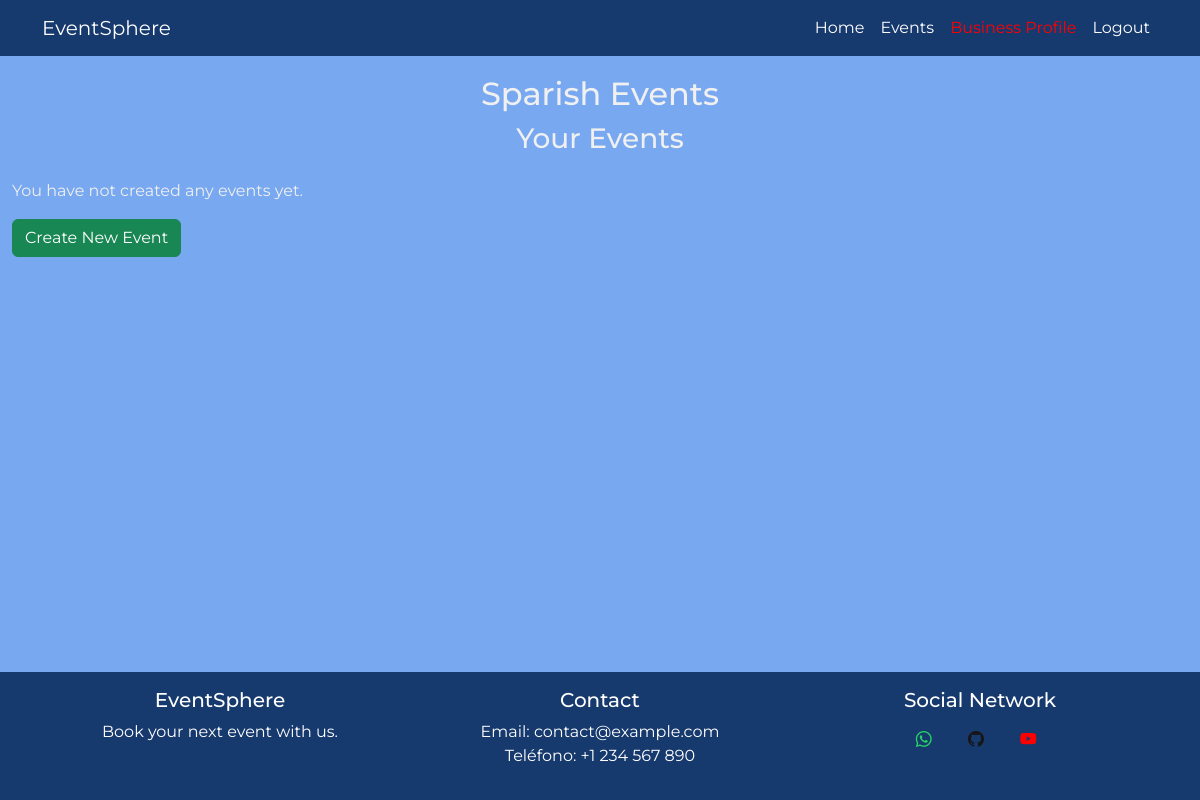
The page /business_profile (signed in) on the database as committed earlier.
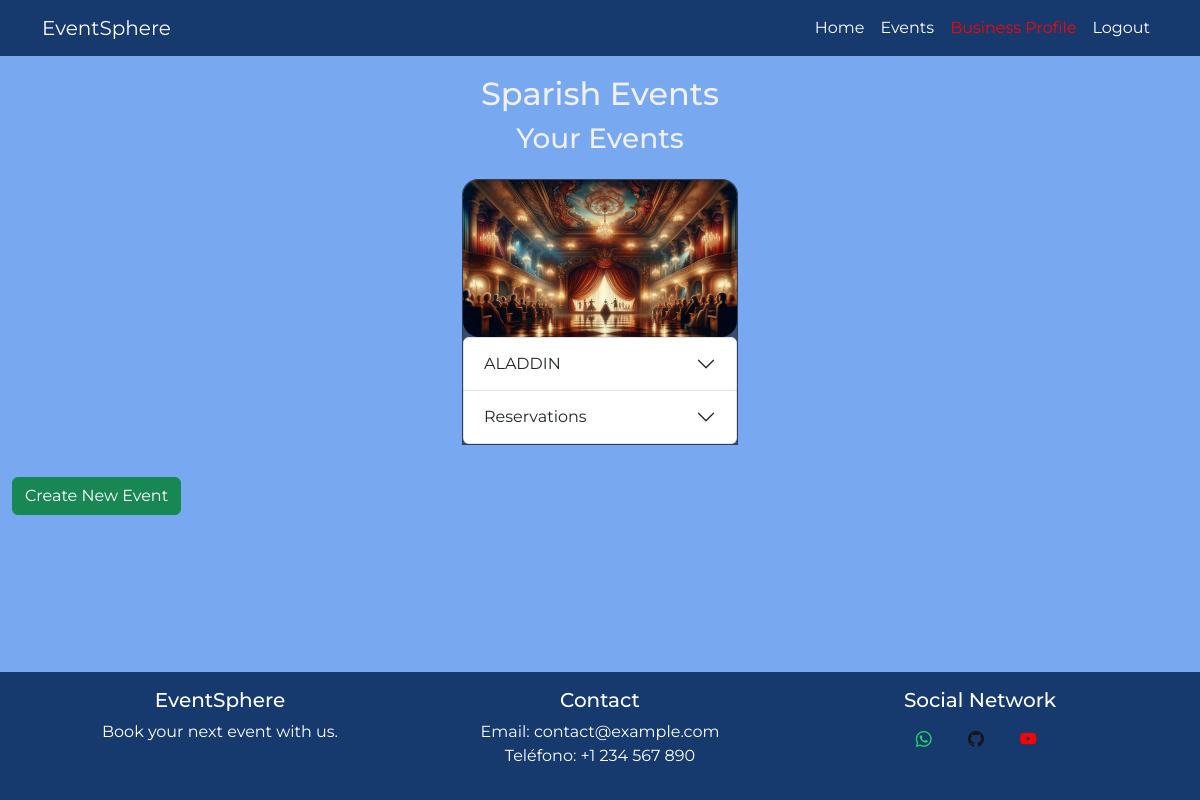
The same page on the database as committed later.
### models.py (models this page shows)
class Event(db.Model):
    id = db.Column(db.Integer, primary_key=True)
    title = db.Column(db.String(100), nullable=False)
    description = db.Column(db.String(100), nullable=False)
    event_date = db.Column(db.Date, nullable=False)  # Fecha del evento
    start_time = db.Column(db.Time, nullable=False)  # Hora de inicio del evento
    duration = db.Column(db.Integer, nullable=False)  # Duración del evento en minutos
    capacity = db.Column(db.Integer, nullable=False)  # Aforo total del evento
    organizer_id = db.Column(db.Integer, db.ForeignKey('user.id'), nullable=False)
    organizer = db.relationship('User', backref='organized_events')
    event_type = db.Column(db.String(50))
    location = db.Column(db.String(120))
    reservations = db.relationship('Reservation', backref='event', lazy='dynamic')
    @property
    def event_image(self):
        event_images = {
            'Concert': 'concert.webp',
            'Sport': 'sport.webp',
            'Theatre': 'theatre.webp',
            'Cinema': 'cinema.webp',
            'Exhibition': 'exhibition.webp',
            'Festival': 'festival.webp',
            'Workshop': 'workshop.webp',
            'Other': 'other.webp'
        }
        return event_images.get(self.event_type, 'default.jpg')

### app.py (the view)
@app.route('/business_profile')
@login_required
@business_required
def business_profile():
    user_id = session['user_id']
    events = Event.query.filter_by(organizer_id=user_id).all()
    user = User.query.get(user_id)
    business_name = user.company_name
    for event in events:
        total_reserved_seats = sum(reservation.seats for reservation in event.reservations)
        event.available_seats = event.capacity - total_reserved_seats
        event.sold_out = total_reserved_seats >= event.capacity
    return render_template('business_profile.html', events=events, business_name=business_name)

### app.py (called while the page is built)
def is_authenticated():
    return 'user_id' in session

def is_business_user():
    if is_authenticated():
        return User.query.get(session['user_id']).is_business
    return False

def login_required(f):
    @wraps(f)
    def decorated_function(*args, **kwargs):
        if not is_authenticated():
            flash('Please log in to access this page.', 'danger')
            return redirect(url_for('login'))
        return f(*args, **kwargs)
    return decorated_function

def business_required(f):
    @wraps(f)
    def decorated_function(*args, **kwargs):
        if not is_business_user():
            flash('This page is only accessible to business users.', 'danger')
            return redirect(url_for('index'))
        return f(*args, **kwargs)
    return decorated_function

### templates/business_profile.html (shortened to what this page needs)
{% extends 'base.html' %}
{% block content %}
<div class="business-profile">
    <h2 class="text-center text-capitalize">{{ business_name }}</h2>
    <h3 class="text-center">Your Events</h3>
    <div class="row mt-4">
        {% for event in events %}
        <div class="col-10 col-md-3 mb-3 ms-auto me-auto">
            <div class="card mb-3 event_cards">
                <img src="{{ url_for('static', filename='images/' ~ event.event_image) }}" class="card-img-top" alt="{{ event.title }}">
                <div class="accordion" id="accordionEvent{{ event.id }}">
                    <div class="accordion-item">
                        <h2 class="accordion-header" id="headingEvent{{ event.id }}">
                            <button class="accordion-button collapsed" type="button" data-bs-toggle="collapse"
                                data-bs-target="#collapseEvent{{ event.id }}" aria-expanded="false"
                                aria-controls="collapseEvent{{ event.id }}">
                                {{ event.title }}
                            </button>
                        </h2>
                    </div>
                    <div class="accordion-item ">
                        <h2 class="accordion-header" id="headingReservation{{ event.id }}">
                            <button class="accordion-button collapsed" type="button" data-bs-toggle="collapse"
                                data-bs-target="#collapseReservation{{ event.id }}" aria-expanded="false"
                                aria-controls="collapseReservation{{ event.id }}">
                                Reservations
                            </button>
                        </h2>
                    </div>
                </div>
            </div>
        </div>
        {% else %}
        <p>You have not created any events yet.</p>
        {% endfor %}
    </div>
    <div class="mb-3">
        <a href="{{ url_for('create_event') }}" class="btn btn-success w-auto">Create New Event</a>
    </div>
</div>
{% endblock %}

Rows that differ between the two databases and show on the page:
added Event: title "ALADDIN"
Other text that changed with them:
text no longer shown: "You have not created any events yet."
